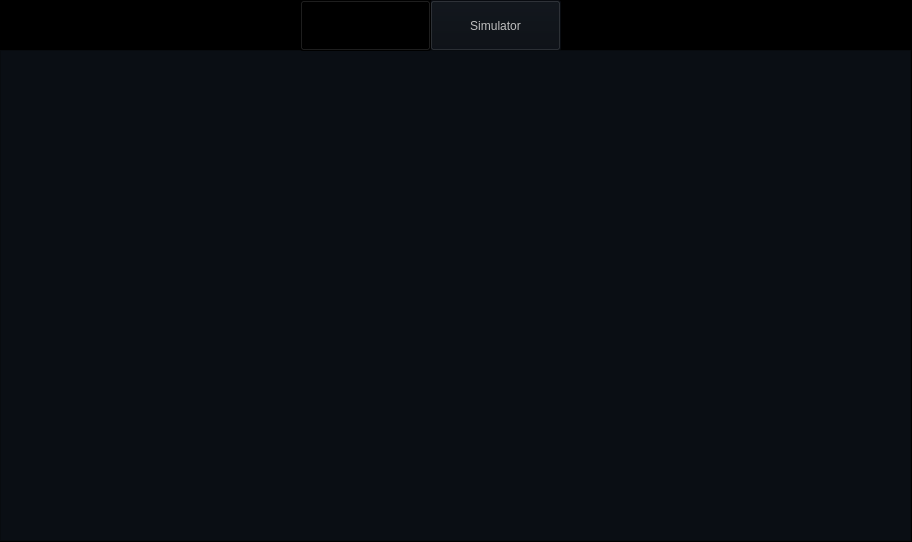
<?xml version="1.0" encoding="UTF-8"?>
<ui version="4.0">
 <class>simWindow</class>
 <widget class="QDialog" name="simWindow">
  <property name="geometry">
   <rect>
    <x>0</x>
    <y>0</y>
    <width>912</width>
    <height>542</height>
   </rect>
  </property>
  <property name="windowTitle">
   <string>Dialog</string>
  </property>
  <property name="styleSheet">
   <string notr="true">background-color: rgb(0, 0, 0)</string>
  </property>
  <widget class="QPushButton" name="btnSimulator">
   <property name="enabled">
    <bool>false</bool>
   </property>
   <property name="geometry">
    <rect>
     <x>430</x>
     <y>0</y>
     <width>131</width>
     <height>51</height>
    </rect>
   </property>
   <property name="styleSheet">
    <string notr="true">background-color: rgb(10, 14, 20)</string>
   </property>
   <property name="text">
    <string>Simulator</string>
   </property>
  </widget>
  <widget class="QPlainTextEdit" name="txtEditor">
   <property name="geometry">
    <rect>
     <x>0</x>
     <y>50</y>
     <width>911</width>
     <height>491</height>
    </rect>
   </property>
   <property name="styleSheet">
    <string notr="true">background-color: rgb(10, 14, 20)</string>
   </property>
  </widget>
  <widget class="QPushButton" name="btnEditor">
   <property name="enabled">
    <bool>true</bool>
   </property>
   <property name="geometry">
    <rect>
     <x>300</x>
     <y>0</y>
     <width>131</width>
     <height>51</height>
    </rect>
   </property>
   <property name="styleSheet">
    <string notr="true"/>
   </property>
   <property name="text">
    <string>Editor</string>
   </property>
   <property name="checkable">
    <bool>false</bool>
   </property>
   <property name="checked">
    <bool>false</bool>
   </property>
   <property name="default">
    <bool>false</bool>
   </property>
   <property name="flat">
    <bool>false</bool>
   </property>
  </widget>
 </widget>
 <resources/>
 <connections/>
</ui>
